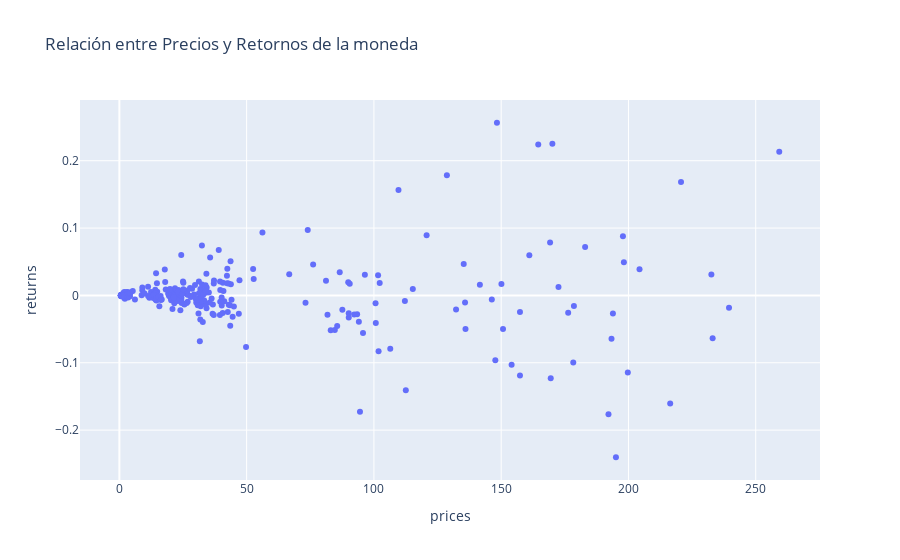

The notebook cell saved with this chart:
### Code cell
# Crear un gráfico de barras de las diferencias de precios en diferentes fechas
fig_price_returns = px.scatter(solana_df, x='prices', y='returns', title='Relación entre Precios y Retornos de la moneda')
fig_price_returns.show()

### Figure 1 — Plotly figure (JSON) as saved in the notebook; plotly's stock layout.template omitted (floating-point values rounded to 4 significant figures; data arrays with more than 128 entries replaced by an {"elided": "..."} marker saying what was removed)
{"data": [{"hovertemplate": "prices=%{x}<br>returns=%{y}<extra></extra>", "legendgroup": "", "marker": {"color": "#636efa", "symbol": "circle"}, "mode": "markers", "name": "", "orientation": "v", "showlegend": false, "type": "scatter", "x": {"elided": "320 float values"}, "xaxis": "x", "y": {"elided": "320 float values"}, "yaxis": "y"}], "layout": {"legend": {"tracegroupgap": 0}, "title": {"text": "Relación entre Precios y Retornos de la moneda"}, "xaxis": {"anchor": "y", "domain": [0, 1], "title": {"text": "prices"}}, "yaxis": {"anchor": "x", "domain": [0, 1], "title": {"text": "returns"}}}}
